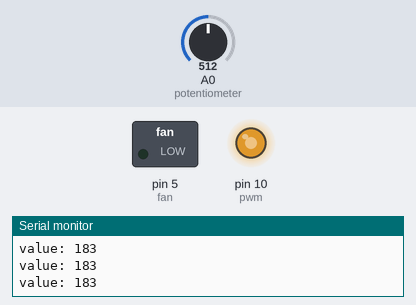
This sketch was run on a simulated Arduino Uno, built with avr-gcc and run on an emulated ATmega328P. On the bench: switched loads named in the sketch (green lamp = pin HIGH), output pins drawn as LEDs (lit = HIGH), the last lines printed to the serial monitor. The test bench sets the inputs (shaded band); at power-on: A0 (potentiometer) = 512.

Above: at 1.2 s.
1.3 s: A0 (potentiometer) set to 716
At 2.0 s:
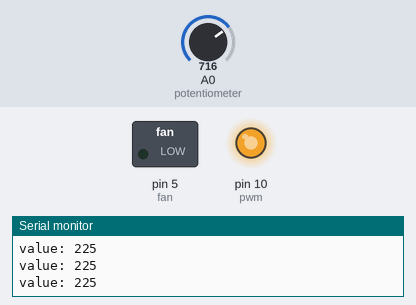
2.8 s: A0 (potentiometer) set to 0
At 4.0 s:
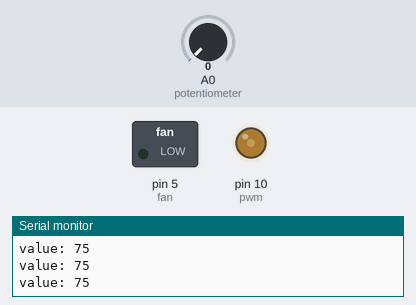
4.3 s: A0 (potentiometer) set to 900
At 5.4 s:
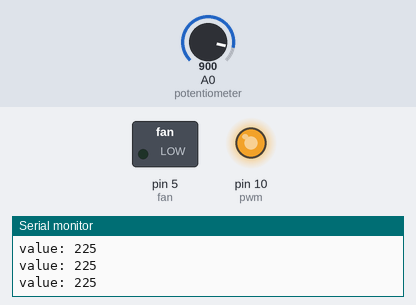
Timing chart, 0 to 7.3 s (numbered marks = the images above; inputs shaded):
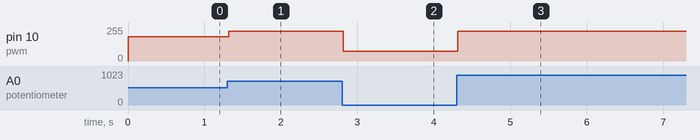

Measured:
- after the input at 1.3 s, pin 10 (pwm): 183/255 → 225/255 at once
- after the input at 2.8 s, pin 10 (pwm): 225/255 → 75/255 at once
- after the input at 4.3 s, pin 10 (pwm): 75/255 → 225/255 at once

The sketch:

PWMControl.ino
```cpp
const int pwm = 10; //PWM signal connected to pin 10
int fan = 5;  //The fan will be connected to pin 5
void setup() {

 Serial.begin(9600);   //Communication
 pinMode(fan, OUTPUT);
 pinMode(pwm, OUTPUT);
 //digitalWrite(fan,HIGH); //This will turn on the fan of the controller
}

void loop() {


    int potValue = analogRead(A0); //This will read in the value of the potentiometer

    int pwmOutput = constrain(map(potValue, 0, 1023, 75, 291),75,225);//This will map the values for the PWM output, This thing is broken

    Serial.print("value: ");

    Serial.println(pwmOutput);

    analogWrite(pwm, pwmOutput); //This sends the pwm signal throuhg pin 10
}
```
